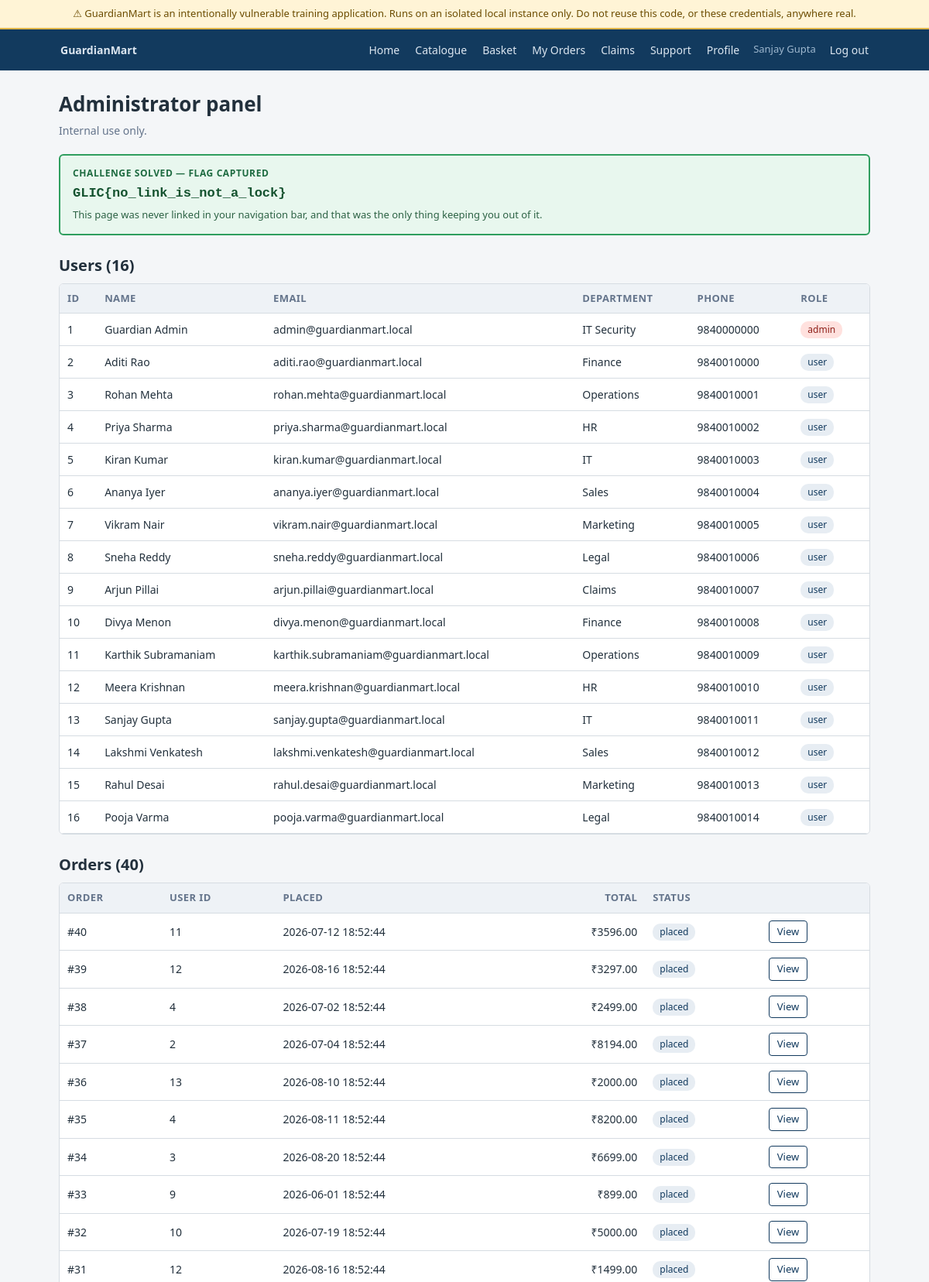
The app's page /admin (signed in, upper part) with its own data.
### tables this page shows
CREATE TABLE users (
            id INTEGER PRIMARY KEY AUTOINCREMENT,
            name TEXT NOT NULL,
            email TEXT NOT NULL UNIQUE,
            password TEXT NOT NULL,             -- plaintext, on purpose: A04 / A05a / A07a
            department TEXT,
            phone TEXT,
            role TEXT NOT NULL DEFAULT 'user'    -- 'user' or 'admin'
        );

CREATE TABLE orders (
            id INTEGER PRIMARY KEY AUTOINCREMENT,
            user_id INTEGER NOT NULL,
            total REAL NOT NULL,
            address TEXT,
            delivery_notes TEXT,
            status TEXT DEFAULT 'placed',
            created_at TEXT
        );

### app.py (the view)
@app.route("/admin")
@login_required
def admin_panel():
    users = db.get_all_users()
    all_orders = db.get_all_orders()
    products_list = db.get_all_products()
    return render_template("admin.html", users=users, orders=all_orders,
                            products=products_list, flag=FLAGS["A01_BFLA"])

### app.py (called while the page is built)
def parse_session_cookie(raw):
    if not raw:
        return None
    parts = {}
    for chunk in raw.split("|"):
        if ":" not in chunk:
            return None
        k, v = chunk.split(":", 1)
        parts[k] = v
    if "user_id" not in parts or "role" not in parts:
        return None
    try:
        parts["user_id"] = int(parts["user_id"])
    except ValueError:
        return None
    return parts

def current_session():
    return parse_session_cookie(request.cookies.get("gm_session"))

def current_user_row():
    sess = current_session()
    if not sess:
        return None
    return db.get_user_by_id(sess["user_id"])

def login_required(view):
    @wraps(view)
    def wrapped(*args, **kwargs):
        if current_session() is None:
            return redirect(url_for("login"))
        return view(*args, **kwargs)
    return wrapped

@app.context_processor
def inject_globals():
    return {
        "training_banner": TRAINING_BANNER,
        "logged_in_user": current_user_row(),
        "logged_in_session": current_session(),
    }

### db.py (called while the page is built)
def get_db():
    conn = sqlite3.connect(DB_PATH)
    conn.row_factory = sqlite3.Row
    conn.execute("PRAGMA foreign_keys = ON")
    return conn

def get_user_by_id(user_id):
    conn = get_db()
    row = conn.execute("SELECT * FROM users WHERE id = ?", (user_id,)).fetchone()
    conn.close()
    return row

def get_all_users():
    conn = get_db()
    rows = conn.execute("SELECT * FROM users ORDER BY id").fetchall()
    conn.close()
    return rows

def get_all_products(search=None, category=None):
    conn = get_db()
    query = "SELECT * FROM products WHERE 1=1"
    params = []
    if search:
        query += " AND name LIKE ?"
        params.append(f"%{search}%")
    if category:
        query += " AND category = ?"
        params.append(category)
    rows = conn.execute(query, params).fetchall()
    conn.close()
    return rows

def get_all_orders():
    conn = get_db()
    rows = conn.execute("SELECT * FROM orders ORDER BY id DESC").fetchall()
    conn.close()
    return rows

### templates/admin.html (shortened to what this page needs)
{% extends "base.html" %}
{% block content %}
<h1>Administrator panel</h1>
<p class="page-sub">Internal use only.</p>
{% if flag %}
  {% set flag_value = flag %}
  {% set flag_note = 'This page was never linked in your navigation bar, and that was the only thing keeping you out of it.' %}
  {% include "_flag.html" %}
{% endif %}
<h2>Users ({{ users|length }})</h2>
<div class="table-wrap">
  <table>
    <thead>
      <tr><th>ID</th><th>Name</th><th>Email</th><th>Department</th><th>Phone</th><th>Role</th></tr>
    </thead>
    <tbody>
      {% for u in users %}
        <tr>
          <td>{{ u.id }}</td>
          <td>{{ u.name }}</td>
          <td>{{ u.email }}</td>
          <td>{{ u.department or '—' }}</td>
          <td>{{ u.phone or '—' }}</td>
          <td>
            {% if u.role == 'admin' %}
              <span class="pill pill-admin">admin</span>
            {% else %}
              <span class="pill">user</span>
            {% endif %}
          </td>
        </tr>
      {% endfor %}
    </tbody>
  </table>
</div>
<h2>Orders ({{ orders|length }})</h2>
<div class="table-wrap">
  <table>
    <thead>
      <tr><th>Order</th><th>User ID</th><th>Placed</th><th class="text-right">Total</th><th>Status</th><th></th></tr>
    </thead>
    <tbody>
      {% for o in orders %}
        <tr>
          <td>#{{ o.id }}</td>
          <td>{{ o.user_id }}</td>
          <td class="nowrap">{{ o.created_at }}</td>
          <td class="text-right">&#8377;{{ '%.2f'|format(o.total) }}</td>
          <td><span class="pill">{{ o.status }}</span></td>
          <td><a class="btn btn-sm btn-secondary" href="{{ url_for('order_detail', order_id=o.id) }}">View</a></td>
        </tr>
      {% endfor %}
    </tbody>
  </table>
</div>
{% endblock %}

### templates/base.html (shortened to what this page needs)
<!DOCTYPE html>
<html lang="en">
<head>
  <link rel="stylesheet" href="{{ url_for('static', filename='css/app.css') }}">
</head>
<body>
<div class="training-banner">{{ training_banner }}</div>
<nav class="navbar">
  <div class="container">
    <a class="navbar-brand" href="{{ url_for('home') }}">GuardianMart</a>
    <a href="{{ url_for('home') }}">Home</a>
    <a href="{{ url_for('products') }}">Catalogue</a>
    {% if logged_in_session %}
      <a href="{{ url_for('basket') }}">Basket</a>
      <a href="{{ url_for('orders') }}">My Orders</a>
      <a href="{{ url_for('claims') }}">Claims</a>
      <a href="{{ url_for('support') }}">Support</a>
      <a href="{{ url_for('profile') }}">Profile</a>
      <span class="nav-user">
        {{ logged_in_user.name if logged_in_user else 'Unknown user' }}
      </span>
      <a href="{{ url_for('logout') }}">Log out</a>
    {% else %}
      <a href="{{ url_for('about') }}">About</a>
      <a href="{{ url_for('login') }}">Log in</a>
      <a href="{{ url_for('register') }}">Register</a>
    {% endif %}
  </div>
</nav>
<main>
  <div class="container">
    {% block content %}{% endblock %}
  </div>
</main>
</body>
</html>

### static/css/app.css (style rules this page uses)
:root { --gm-navy: #123a5e; --gm-navy-dark: #0d2a44; --gm-accent: #1d7a8c; --gm-bg: #f4f6f8; --gm-border: #d6dce2; --gm-text: #22303c; --gm-muted: #64748b; --gm-warn-bg: #fff4d6; --gm-warn-border: #e0b64a; --gm-flag-bg: #e8f7ee; --gm-flag-border: #2f9e5e; --gm-danger: #b3261e; }
* { box-sizing: border-box; }
body { margin: 0; font-family: "Segoe UI", Roboto, Helvetica, Arial, sans-serif; font-size: 15px; line-height: 1.5; color: var(--gm-text); background: var(--gm-bg); }
a { color: var(--gm-accent); text-decoration: none; }
.container { max-width: 1080px; margin: 0 auto; padding: 0 16px; }
.training-banner { background: var(--gm-warn-bg); border-bottom: 2px solid var(--gm-warn-border); color: #6b4c00; font-size: 13px; padding: 8px 16px; text-align: center; }
.navbar { background: var(--gm-navy); color: #fff; }
.navbar .container { display: flex; align-items: center; flex-wrap: wrap; gap: 4px 16px; padding: 12px 16px; }
.navbar-brand { font-size: 20px; font-weight: 700; color: #fff; margin-right: auto; }
.navbar a { color: #dce6f0; padding: 4px 2px; font-size: 14px; }
.navbar .nav-user { color: #9fb8cf; font-size: 13px; }
main { padding: 24px 0 48px; }
h1 { font-size: 26px; margin: 0 0 4px; }
h2 { font-size: 20px; margin: 24px 0 8px; }
.page-sub { color: var(--gm-muted); margin: 0 0 20px; font-size: 14px; }
.btn { display: inline-block; background: var(--gm-navy); color: #fff; border: 1px solid var(--gm-navy); border-radius: 4px; padding: 8px 16px; font-size: 14px; font-family: inherit; cursor: pointer; }
.btn-secondary { background: #fff; color: var(--gm-navy); }
.btn-sm { padding: 4px 10px; font-size: 13px; }
table { width: 100%; border-collapse: collapse; background: #fff; font-size: 14px; }
th, td { text-align: left; padding: 9px 10px; border-bottom: 1px solid var(--gm-border); }
th { background: #eef2f6; font-size: 13px; text-transform: uppercase; letter-spacing: .03em; color: var(--gm-muted); }
.table-wrap { border: 1px solid var(--gm-border); border-radius: 6px; overflow-x: auto; margin-bottom: 16px; }
.text-right { text-align: right; }
.nowrap { white-space: nowrap; }
.pill { display: inline-block; background: #e7edf3; border-radius: 10px; padding: 2px 9px; font-size: 12px; color: var(--gm-navy); }
.pill-admin { background: #ffe1de; color: #8e1e18; }

### records on screen
users: name "Sanjay Gupta", id "13", email "sanjay.gupta@guardianmart.local", department "IT", phone "9840010011", role "user"
users: id "1", name "Guardian Admin", email "admin@guardianmart.local", department "IT Security", phone "9840000000", role "admin"
users: id "2", name "Aditi Rao", email "aditi.rao@guardianmart.local", department "Finance", phone "9840010000", role "user"
users: id "3", name "Rohan Mehta", email "rohan.mehta@guardianmart.local", department "Operations", phone "9840010001", role "user"
users: id "4", name "Priya Sharma", email "priya.sharma@guardianmart.local", department "HR", phone "9840010002", role "user"
users: id "5", name "Kiran Kumar", email "kiran.kumar@guardianmart.local", department "IT", phone "9840010003", role "user"
users: id "6", name "Ananya Iyer", email "ananya.iyer@guardianmart.local", department "Sales", phone "9840010004", role "user"
users: id "7", name "Vikram Nair", email "vikram.nair@guardianmart.local", department "Marketing", phone "9840010005", role "user"
users: id "8", name "Sneha Reddy", email "sneha.reddy@guardianmart.local", department "Legal", phone "9840010006", role "user"
users: id "9", name "Arjun Pillai", email "arjun.pillai@guardianmart.local", department "Claims", phone "9840010007", role "user"
users: id "10", name "Divya Menon", email "divya.menon@guardianmart.local", department "Finance", phone "9840010008", role "user"
users: id "11", name "Karthik Subramaniam", email "karthik.subramaniam@guardianmart.local", department "Operations", phone "9840010009", role "user"
users: id "12", name "Meera Krishnan", email "meera.krishnan@guardianmart.local", department "HR", phone "9840010010", role "user"
users: id "14", name "Lakshmi Venkatesh", email "lakshmi.venkatesh@guardianmart.local", department "Sales", phone "9840010012", role "user"
users: id "15", name "Rahul Desai", email "rahul.desai@guardianmart.local", department "Marketing", phone "9840010013", role "user"
users: id "16", name "Pooja Varma", email "pooja.varma@guardianmart.local", department "Legal", phone "9840010014", role "user"
orders: id "40", user_id "11", created_at "2026-07-12 18:52:44", total "3596.00", status "placed"
orders: id "39", user_id "12", created_at "2026-08-16 18:52:44", total "3297.00", status "placed"
orders: id "38", user_id "4", created_at "2026-07-02 18:52:44", total "2499.00", status "placed"
orders: id "37", user_id "2", created_at "2026-07-04 18:52:44", total "8194.00", status "placed"
orders: id "36", user_id "13", created_at "2026-08-10 18:52:44", total "2000.00", status "placed"
orders: id "35", user_id "4", created_at "2026-08-11 18:52:44", total "8200.00", status "placed"
orders: id "34", user_id "3", created_at "2026-08-20 18:52:44", total "6699.00", status "placed"
orders: id "33", user_id "9", created_at "2026-06-01 18:52:44", total "899.00", status "placed"
orders: id "32", user_id "10", created_at "2026-07-19 18:52:44", total "5000.00", status "placed"
orders: id "31", user_id "12", created_at "2026-08-16 18:52:44", total "1499.00", status "placed"

### other values on screen
{{ training_banner }} "⚠ GuardianMart is an intentionally vulnerable training application. Runs on an isolated local instance only. Do not reuse this code, or these credentials, anywhere real."
{{ flag_value }} "GLIC{no_link_is_not_a_lock}"
{{ flag_note|default('Copy this flag and submit it on the scoreboard.') }} "This page was never linked in your navigation bar, and that was the only thing keeping you out of it."
{{ users|length }} "16"
{{ orders|length }} "40"
